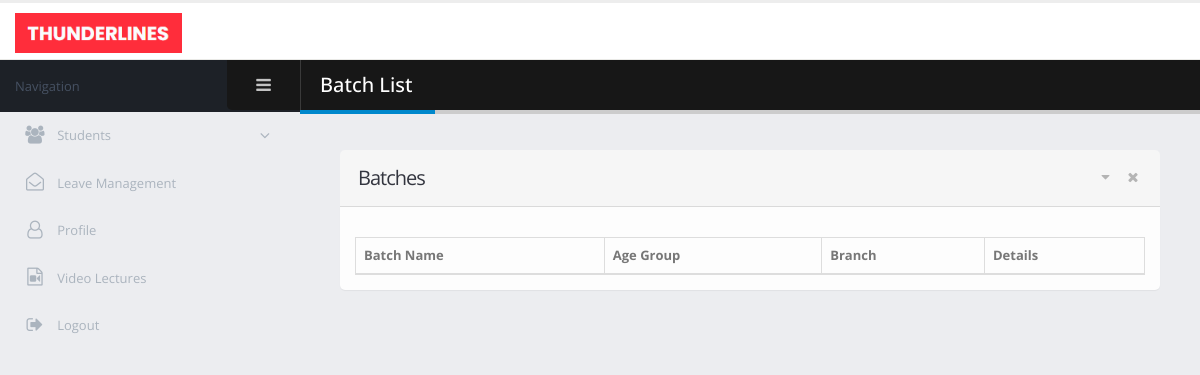
Page /choreographer/batches.php on the earlier database version.
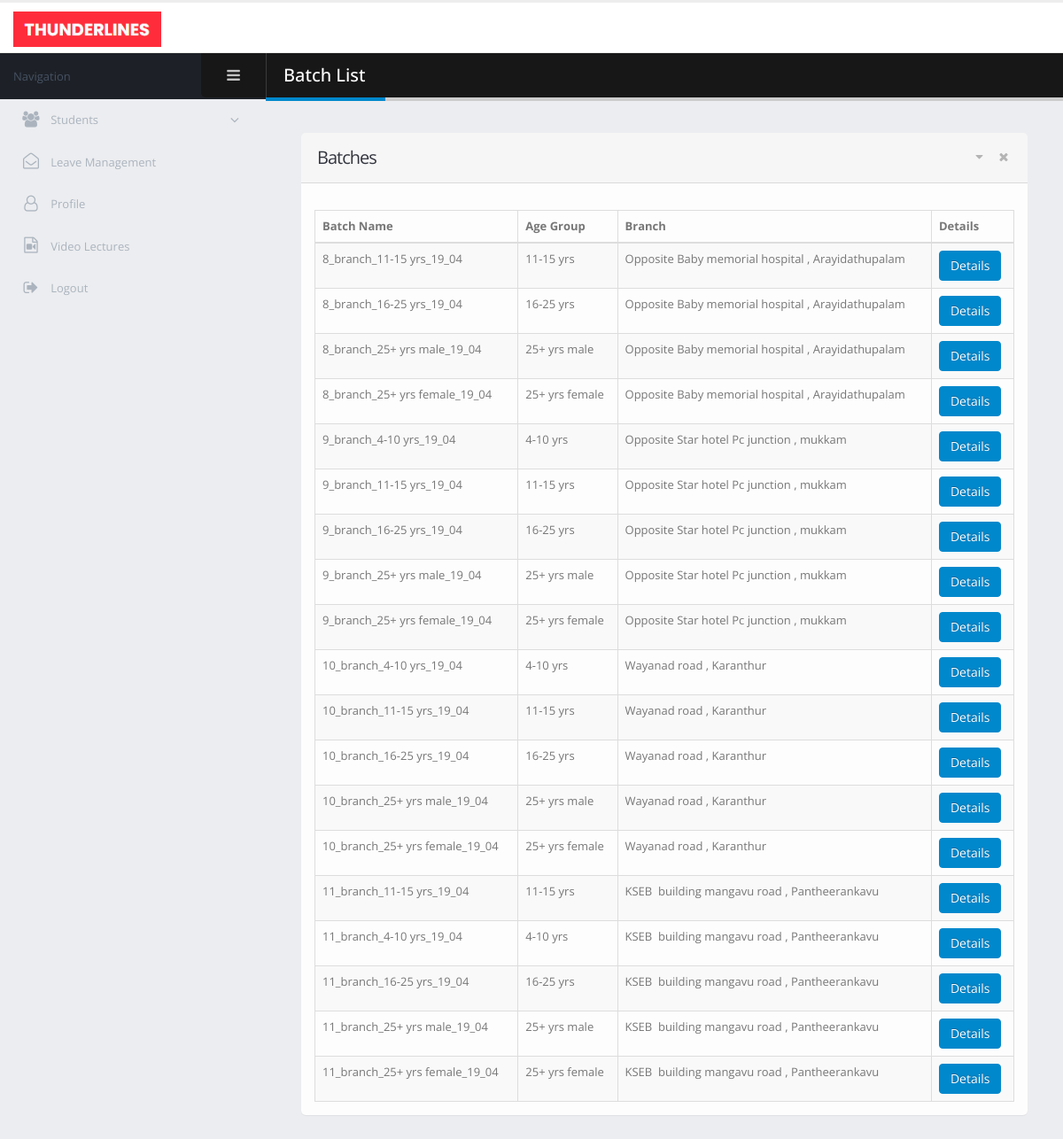
Same page on the later database version.
### tables this page shows
CREATE TABLE `batch` (
  `batch_id` int(11) NOT NULL,
  `batch_name` varchar(40) NOT NULL,
  `batch_age_grp` varchar(35) NOT NULL,
  `branch_id` int(11) NOT NULL,
  `choreographer_id` int(11) DEFAULT 0
);

CREATE TABLE `branch` (
  `branch_id` int(11) NOT NULL,
  `branch_landmark` varchar(40) NOT NULL,
  `branch_pincode` int(11) NOT NULL,
  `branch_place` varchar(30) NOT NULL,
  `branch_dst` varchar(50) NOT NULL
);

### choreographer/batches.php (the view, shortened to what the changed rows need)
<!doctype html>
<html class="fixed">
<head>
    <link rel="stylesheet" href="../admin/assets/vendor/bootstrap/css/bootstrap.css" />
    <link rel="stylesheet" href="../admin/assets/vendor/font-awesome/css/font-awesome.css" />
    <link rel="stylesheet" href="../admin/assets/vendor/magnific-popup/magnific-popup.css" />
    <link rel="stylesheet" href="../admin/assets/vendor/bootstrap-datepicker/css/bootstrap-datepicker3.css" />
    <link rel="stylesheet" href="../admin/assets/vendor/jquery-ui/jquery-ui.css" />
    <link rel="stylesheet" href="../admin/assets/vendor/jquery-ui/jquery-ui.theme.css" />
    <link rel="stylesheet" href="../admin/assets/vendor/bootstrap-multiselect/bootstrap-multiselect.css" />
    <link rel="stylesheet" href="../admin/assets/vendor/morris.js/morris.css" />
    <link rel="stylesheet" href="../admin/assets/stylesheets/theme.css" />
    <link rel="stylesheet" href="../admin/assets/stylesheets/skins/default.css" />
    <link rel="stylesheet" href="../admin/assets/stylesheets/theme-custom.css">
</head>
<body>
<section class="body">
    <div class="inner-wrapper">
        <section role="main" class="content-body">
            <header class="page-header">
                <h2>Batch List</h2>
            </header>
            <section class="panel">
                <header class="panel-heading">
                    <h2 class="panel-title">Batches</h2>
                </header>
                <div class="panel-body">
                    <table class="table table-bordered table-striped mb-none" id="tester_table">
                        <thead>
                        <tr>
                            <th>Batch Name</th>
                            <th>Age Group</th>
                            <th>Branch</th>
                            <th>Details</th>
                        </tr>
                        </thead>
                        <tbody>
                        <?php
                        $server_name = "localhost";
                        $user_name = "root";
                        $password = "";
                        $database = "dance-academy";
                        $conn = new mysqli($server_name, $user_name, $password, $database);
                        $choreo_mail = $_SESSION['choreo_mail'];
                        $sel_choreo_id = "select choreographer_id from choreographer where email='$choreo_mail'";
                        $res_choreo_id = $conn->query($sel_choreo_id);
                        $row_choreo_id = $res_choreo_id->fetch_array();
                        $batch_sel = "select batch_id, batch_name, batch_age_grp, branch_id from batch where choreographer_id='$row_choreo_id[0]'";
                        $res = $conn->query($batch_sel);
                        while ($row = $res->fetch_array())
                        {
                            echo "<tr>";
                            echo "<td>$row[1]</td>";
                            echo "<td>$row[2]</td>";
                            $res_branch = $conn->query("select branch_landmark, branch_place from branch where branch_id='$row[3]'");
                            while ($row_branch = $res_branch->fetch_array())
                            {
                                echo "<td>$row_branch[0] , $row_branch[1]</td>";
                            }
                            echo "<td><a href='batch_details.php?id=$row[0]'><button class='btn btn-primary'>Details</button></a></td>";
                        }
                        ?>
                        </tbody>
                    </table>
                </div>
            </section>
        </section>
    </div>
</section>
</body>
</html>

Differences in the rows shown:
added batch: batch_name "8_branch_11-15 yrs_19_04", batch_age_grp "11-15 yrs"
added branch: branch_landmark "Opposite Baby memorial hospital", branch_place "Arayidathupalam"
added batch: batch_name "8_branch_16-25 yrs_19_04", batch_age_grp "16-25 yrs"
added batch: batch_name "8_branch_25+ yrs male_19_04", batch_age_grp "25+ yrs male"
added batch: batch_name "8_branch_25+ yrs female_19_04", batch_age_grp "25+ yrs female"
added batch: batch_name "9_branch_4-10 yrs_19_04", batch_age_grp "4-10 yrs"
added branch: branch_landmark "Opposite Star hotel Pc junction", branch_place "mukkam"
added batch: batch_name "9_branch_11-15 yrs_19_04", batch_age_grp "11-15 yrs"
added batch: batch_name "9_branch_16-25 yrs_19_04", batch_age_grp "16-25 yrs"
added batch: batch_name "9_branch_25+ yrs male_19_04", batch_age_grp "25+ yrs male"
added batch: batch_name "9_branch_25+ yrs female_19_04", batch_age_grp "25+ yrs female"
added batch: batch_name "10_branch_4-10 yrs_19_04", batch_age_grp "4-10 yrs"
added branch: branch_landmark "Wayanad road", branch_place "Karanthur"
added batch: batch_name "10_branch_11-15 yrs_19_04", batch_age_grp "11-15 yrs"
added batch: batch_name "10_branch_16-25 yrs_19_04", batch_age_grp "16-25 yrs"
added batch: batch_name "10_branch_25+ yrs male_19_04", batch_age_grp "25+ yrs male"
added batch: batch_name "10_branch_25+ yrs female_19_04", batch_age_grp "25+ yrs female"
added batch: batch_name "11_branch_11-15 yrs_19_04", batch_age_grp "11-15 yrs"
added branch: branch_landmark "KSEB building mangavu road", branch_place "Pantheerankavu"
added batch: batch_name "11_branch_4-10 yrs_19_04", batch_age_grp "4-10 yrs"
added batch: batch_name "11_branch_16-25 yrs_19_04", batch_age_grp "16-25 yrs"
added batch: batch_name "11_branch_25+ yrs male_19_04", batch_age_grp "25+ yrs male"
added batch: batch_name "11_branch_25+ yrs female_19_04", batch_age_grp "25+ yrs female"
